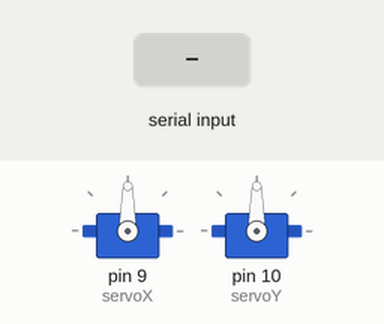
Simulated run of this sketch. Board: Arduino Uno, built with avr-gcc and run on an emulated ATmega328P. On the bench: 2 × servo. The inputs (shaded band) are chosen by the test bench.

Above: at 1.2 s.
1.3 s: "90,45\n" received over Serial
At 2.3 s:
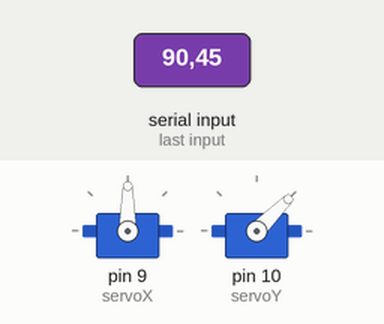
2.8 s: "30,150\n" received over Serial
At 3.5 s:
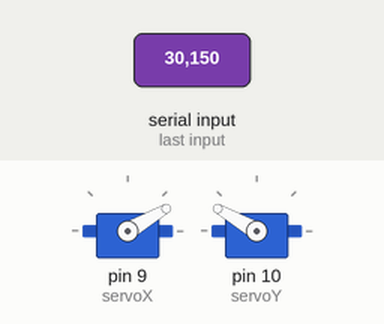
4.3 s: "1,90\n" received over Serial
At 4.6 s:
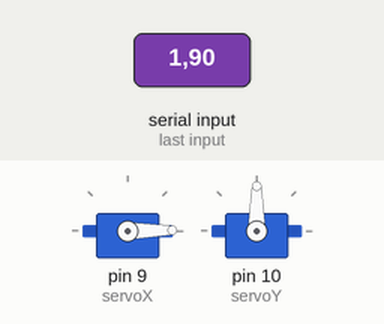
Timing chart, 0 to 7.3 s (numbered marks = the images above; inputs shaded):
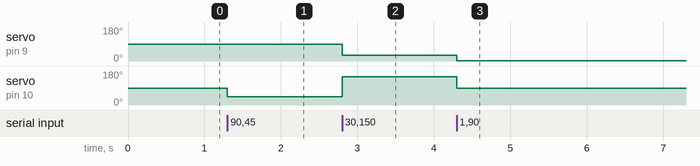

Measured:
- after the input at 1.3 s, servo on pin 10 (servoY): 90° → 45° at once
- after the input at 2.8 s, servo on pin 9 (servoX): 90° → 30° at once; servo on pin 10 (servoY): 45° → 150° at once
- after the input at 4.3 s, servo on pin 9 (servoX): 30° → 1° at once; servo on pin 10 (servoY): 150° → 90° at once

The sketch:

CameraTracker.ino
```cpp
#include <Servo.h>

Servo servoX;  // Servo del eje X (horizontal)
Servo servoY;  // Servo del eje Y (vertical)

int posX = 90;  // Posición inicial en grados
int posY = 90;

void setup() {
  Serial.begin(115200);

  // Asignar los pines de los servos
  servoX.attach(9);
  servoY.attach(10);

  // Mover servos a la posición inicial
  servoX.write(posX);
  servoY.write(posY);
}

void loop() {
  if (Serial.available() > 0) {
    String data = Serial.readStringUntil('\n');
    data.trim();  // Limpiar cualquier carácter adicional

    // Parsear los ángulos recibidos del formato "X,Y"
    int commaIndex = data.indexOf(',');
    if (commaIndex > 0) {
      String xString = data.substring(0, commaIndex);
      String yString = data.substring(commaIndex + 1);

      // Convertir a enteros
      posX = xString.toInt();
      posY = yString.toInt();

      // Limitar los ángulos entre 0 y 180 grados
      posX = constrain(posX, 0, 180);
      posY = constrain(posY, 0, 180);

      // Mover los servos a las posiciones especificadas
      servoX.write(posX);
      servoY.write(posY);
    }
  }
}
```
